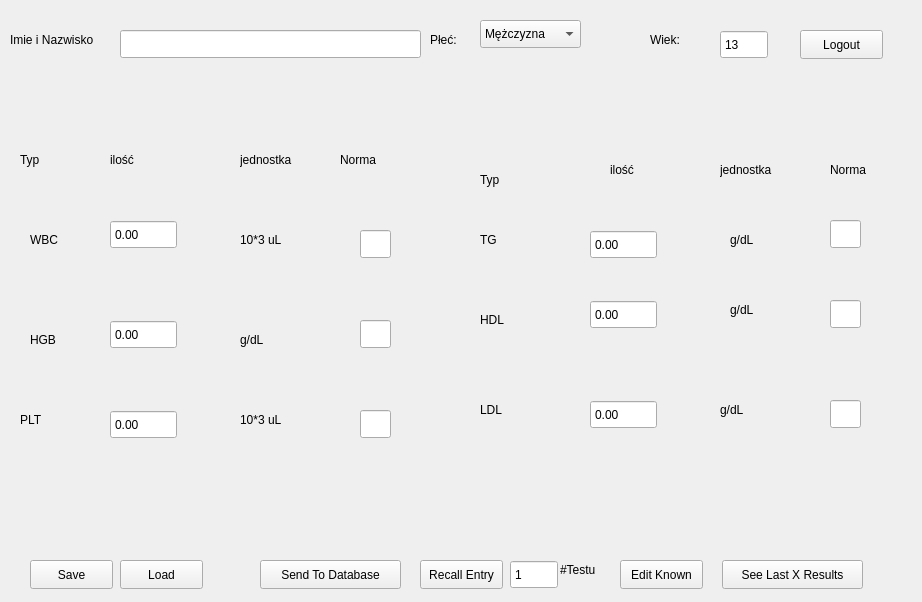
<?xml version="1.0" encoding="UTF-8"?>
<ui version="4.0">
 <class>Form</class>
 <widget class="QWidget" name="Form">
  <property name="geometry">
   <rect>
    <x>0</x>
    <y>0</y>
    <width>922</width>
    <height>602</height>
   </rect>
  </property>
  <property name="windowTitle">
   <string>Form</string>
  </property>
  <widget class="QLabel" name="label">
   <property name="geometry">
    <rect>
     <x>30</x>
     <y>230</y>
     <width>63</width>
     <height>20</height>
    </rect>
   </property>
   <property name="text">
    <string>WBC</string>
   </property>
  </widget>
  <widget class="QLabel" name="label_2">
   <property name="geometry">
    <rect>
     <x>240</x>
     <y>230</y>
     <width>63</width>
     <height>20</height>
    </rect>
   </property>
   <property name="text">
    <string>10*3 uL</string>
   </property>
  </widget>
  <widget class="QLineEdit" name="WBCNominal">
   <property name="geometry">
    <rect>
     <x>360</x>
     <y>230</y>
     <width>31</width>
     <height>28</height>
    </rect>
   </property>
   <property name="readOnly">
    <bool>true</bool>
   </property>
  </widget>
  <widget class="QLabel" name="label_3">
   <property name="geometry">
    <rect>
     <x>30</x>
     <y>330</y>
     <width>63</width>
     <height>20</height>
    </rect>
   </property>
   <property name="text">
    <string>HGB</string>
   </property>
  </widget>
  <widget class="QLabel" name="label_4">
   <property name="geometry">
    <rect>
     <x>240</x>
     <y>330</y>
     <width>63</width>
     <height>20</height>
    </rect>
   </property>
   <property name="text">
    <string>g/dL</string>
   </property>
  </widget>
  <widget class="QLineEdit" name="HGBNominal">
   <property name="geometry">
    <rect>
     <x>360</x>
     <y>320</y>
     <width>31</width>
     <height>28</height>
    </rect>
   </property>
   <property name="readOnly">
    <bool>true</bool>
   </property>
  </widget>
  <widget class="QLabel" name="label_5">
   <property name="geometry">
    <rect>
     <x>20</x>
     <y>410</y>
     <width>63</width>
     <height>20</height>
    </rect>
   </property>
   <property name="text">
    <string>PLT</string>
   </property>
  </widget>
  <widget class="QLabel" name="label_6">
   <property name="geometry">
    <rect>
     <x>240</x>
     <y>410</y>
     <width>63</width>
     <height>20</height>
    </rect>
   </property>
   <property name="text">
    <string>10*3 uL</string>
   </property>
  </widget>
  <widget class="QLineEdit" name="PLTNominal">
   <property name="geometry">
    <rect>
     <x>360</x>
     <y>410</y>
     <width>31</width>
     <height>28</height>
    </rect>
   </property>
   <property name="readOnly">
    <bool>true</bool>
   </property>
  </widget>
  <widget class="QLabel" name="label_7">
   <property name="geometry">
    <rect>
     <x>480</x>
     <y>230</y>
     <width>63</width>
     <height>20</height>
    </rect>
   </property>
   <property name="text">
    <string>TG</string>
   </property>
  </widget>
  <widget class="QLabel" name="label_8">
   <property name="geometry">
    <rect>
     <x>480</x>
     <y>310</y>
     <width>63</width>
     <height>20</height>
    </rect>
   </property>
   <property name="text">
    <string>HDL</string>
   </property>
  </widget>
  <widget class="QLabel" name="label_10">
   <property name="geometry">
    <rect>
     <x>730</x>
     <y>300</y>
     <width>63</width>
     <height>20</height>
    </rect>
   </property>
   <property name="text">
    <string>g/dL</string>
   </property>
  </widget>
  <widget class="QLabel" name="label_11">
   <property name="geometry">
    <rect>
     <x>730</x>
     <y>230</y>
     <width>63</width>
     <height>20</height>
    </rect>
   </property>
   <property name="text">
    <string>g/dL</string>
   </property>
  </widget>
  <widget class="QLineEdit" name="HDLNominal">
   <property name="geometry">
    <rect>
     <x>830</x>
     <y>300</y>
     <width>31</width>
     <height>28</height>
    </rect>
   </property>
   <property name="readOnly">
    <bool>true</bool>
   </property>
  </widget>
  <widget class="QLineEdit" name="TGNominal">
   <property name="geometry">
    <rect>
     <x>830</x>
     <y>220</y>
     <width>31</width>
     <height>28</height>
    </rect>
   </property>
   <property name="readOnly">
    <bool>true</bool>
   </property>
  </widget>
  <widget class="QLabel" name="label_9">
   <property name="geometry">
    <rect>
     <x>480</x>
     <y>400</y>
     <width>63</width>
     <height>20</height>
    </rect>
   </property>
   <property name="text">
    <string>LDL</string>
   </property>
  </widget>
  <widget class="QLabel" name="label_12">
   <property name="geometry">
    <rect>
     <x>720</x>
     <y>400</y>
     <width>63</width>
     <height>20</height>
    </rect>
   </property>
   <property name="text">
    <string>g/dL</string>
   </property>
  </widget>
  <widget class="QLineEdit" name="LDLNominal">
   <property name="geometry">
    <rect>
     <x>830</x>
     <y>400</y>
     <width>31</width>
     <height>28</height>
    </rect>
   </property>
   <property name="readOnly">
    <bool>true</bool>
   </property>
  </widget>
  <widget class="QLineEdit" name="Dane">
   <property name="geometry">
    <rect>
     <x>120</x>
     <y>30</y>
     <width>301</width>
     <height>28</height>
    </rect>
   </property>
  </widget>
  <widget class="QPushButton" name="saveb">
   <property name="geometry">
    <rect>
     <x>30</x>
     <y>560</y>
     <width>83</width>
     <height>29</height>
    </rect>
   </property>
   <property name="text">
    <string>Save</string>
   </property>
  </widget>
  <widget class="QPushButton" name="databaseb">
   <property name="geometry">
    <rect>
     <x>260</x>
     <y>560</y>
     <width>141</width>
     <height>29</height>
    </rect>
   </property>
   <property name="text">
    <string>Send To Database</string>
   </property>
  </widget>
  <widget class="QPushButton" name="lastb">
   <property name="geometry">
    <rect>
     <x>722</x>
     <y>560</y>
     <width>141</width>
     <height>29</height>
    </rect>
   </property>
   <property name="text">
    <string>See Last X Results</string>
   </property>
  </widget>
  <widget class="QLabel" name="label_13">
   <property name="geometry">
    <rect>
     <x>10</x>
     <y>30</y>
     <width>111</width>
     <height>20</height>
    </rect>
   </property>
   <property name="text">
    <string>Imie i Nazwisko</string>
   </property>
  </widget>
  <widget class="QLabel" name="label_14">
   <property name="geometry">
    <rect>
     <x>430</x>
     <y>30</y>
     <width>63</width>
     <height>20</height>
    </rect>
   </property>
   <property name="text">
    <string>Płeć:</string>
   </property>
  </widget>
  <widget class="QLabel" name="label_15">
   <property name="geometry">
    <rect>
     <x>650</x>
     <y>30</y>
     <width>63</width>
     <height>20</height>
    </rect>
   </property>
   <property name="text">
    <string>Wiek:</string>
   </property>
  </widget>
  <widget class="QPushButton" name="loadb">
   <property name="geometry">
    <rect>
     <x>120</x>
     <y>560</y>
     <width>83</width>
     <height>29</height>
    </rect>
   </property>
   <property name="text">
    <string>Load</string>
   </property>
  </widget>
  <widget class="QDoubleSpinBox" name="WBC">
   <property name="geometry">
    <rect>
     <x>110</x>
     <y>220</y>
     <width>67</width>
     <height>29</height>
    </rect>
   </property>
   <property name="buttonSymbols">
    <enum>QAbstractSpinBox::NoButtons</enum>
   </property>
   <property name="decimals">
    <number>2</number>
   </property>
   <property name="maximum">
    <double>9999.989999999999782</double>
   </property>
  </widget>
  <widget class="QDoubleSpinBox" name="HGB">
   <property name="geometry">
    <rect>
     <x>110</x>
     <y>320</y>
     <width>67</width>
     <height>29</height>
    </rect>
   </property>
   <property name="buttonSymbols">
    <enum>QAbstractSpinBox::NoButtons</enum>
   </property>
   <property name="maximum">
    <double>9999.989999999999782</double>
   </property>
  </widget>
  <widget class="QDoubleSpinBox" name="PLT">
   <property name="geometry">
    <rect>
     <x>110</x>
     <y>410</y>
     <width>67</width>
     <height>29</height>
    </rect>
   </property>
   <property name="buttonSymbols">
    <enum>QAbstractSpinBox::NoButtons</enum>
   </property>
   <property name="maximum">
    <double>9999.989999999999782</double>
   </property>
  </widget>
  <widget class="QDoubleSpinBox" name="TG">
   <property name="geometry">
    <rect>
     <x>590</x>
     <y>230</y>
     <width>67</width>
     <height>29</height>
    </rect>
   </property>
   <property name="buttonSymbols">
    <enum>QAbstractSpinBox::NoButtons</enum>
   </property>
   <property name="maximum">
    <double>9999.989999999999782</double>
   </property>
  </widget>
  <widget class="QDoubleSpinBox" name="HDL">
   <property name="geometry">
    <rect>
     <x>590</x>
     <y>300</y>
     <width>67</width>
     <height>29</height>
    </rect>
   </property>
   <property name="buttonSymbols">
    <enum>QAbstractSpinBox::NoButtons</enum>
   </property>
   <property name="maximum">
    <double>9999.989999999999782</double>
   </property>
  </widget>
  <widget class="QDoubleSpinBox" name="LDL">
   <property name="geometry">
    <rect>
     <x>590</x>
     <y>400</y>
     <width>67</width>
     <height>29</height>
    </rect>
   </property>
   <property name="buttonSymbols">
    <enum>QAbstractSpinBox::NoButtons</enum>
   </property>
   <property name="maximum">
    <double>9999.989999999999782</double>
   </property>
  </widget>
  <widget class="QSpinBox" name="Wiek">
   <property name="geometry">
    <rect>
     <x>720</x>
     <y>30</y>
     <width>48</width>
     <height>29</height>
    </rect>
   </property>
   <property name="frame">
    <bool>true</bool>
   </property>
   <property name="buttonSymbols">
    <enum>QAbstractSpinBox::NoButtons</enum>
   </property>
   <property name="minimum">
    <number>13</number>
   </property>
   <property name="maximum">
    <number>999</number>
   </property>
  </widget>
  <widget class="QComboBox" name="Plec">
   <property name="geometry">
    <rect>
     <x>480</x>
     <y>20</y>
     <width>101</width>
     <height>28</height>
    </rect>
   </property>
   <item>
    <property name="text">
     <string>Mężczyzna</string>
    </property>
   </item>
   <item>
    <property name="text">
     <string>Kobieta</string>
    </property>
   </item>
  </widget>
  <widget class="QSpinBox" name="id">
   <property name="geometry">
    <rect>
     <x>510</x>
     <y>560</y>
     <width>48</width>
     <height>29</height>
    </rect>
   </property>
   <property name="frame">
    <bool>true</bool>
   </property>
   <property name="buttonSymbols">
    <enum>QAbstractSpinBox::NoButtons</enum>
   </property>
   <property name="minimum">
    <number>1</number>
   </property>
   <property name="maximum">
    <number>999</number>
   </property>
  </widget>
  <widget class="QPushButton" name="recallb">
   <property name="geometry">
    <rect>
     <x>420</x>
     <y>560</y>
     <width>83</width>
     <height>29</height>
    </rect>
   </property>
   <property name="text">
    <string>Recall Entry</string>
   </property>
  </widget>
  <widget class="QPushButton" name="editb">
   <property name="geometry">
    <rect>
     <x>620</x>
     <y>560</y>
     <width>83</width>
     <height>29</height>
    </rect>
   </property>
   <property name="text">
    <string>Edit Known</string>
   </property>
  </widget>
  <widget class="QLabel" name="label_16">
   <property name="geometry">
    <rect>
     <x>560</x>
     <y>560</y>
     <width>63</width>
     <height>20</height>
    </rect>
   </property>
   <property name="text">
    <string>#Testu</string>
   </property>
  </widget>
  <widget class="QPushButton" name="logoutb">
   <property name="geometry">
    <rect>
     <x>800</x>
     <y>30</y>
     <width>83</width>
     <height>29</height>
    </rect>
   </property>
   <property name="text">
    <string>Logout</string>
   </property>
  </widget>
  <widget class="QLabel" name="label_17">
   <property name="geometry">
    <rect>
     <x>20</x>
     <y>150</y>
     <width>63</width>
     <height>20</height>
    </rect>
   </property>
   <property name="text">
    <string>Typ</string>
   </property>
  </widget>
  <widget class="QLabel" name="label_18">
   <property name="geometry">
    <rect>
     <x>480</x>
     <y>170</y>
     <width>63</width>
     <height>20</height>
    </rect>
   </property>
   <property name="text">
    <string>Typ</string>
   </property>
  </widget>
  <widget class="QLabel" name="label_19">
   <property name="geometry">
    <rect>
     <x>110</x>
     <y>150</y>
     <width>63</width>
     <height>20</height>
    </rect>
   </property>
   <property name="text">
    <string>ilość</string>
   </property>
  </widget>
  <widget class="QLabel" name="label_20">
   <property name="geometry">
    <rect>
     <x>610</x>
     <y>160</y>
     <width>63</width>
     <height>20</height>
    </rect>
   </property>
   <property name="text">
    <string>ilość</string>
   </property>
  </widget>
  <widget class="QLabel" name="label_21">
   <property name="geometry">
    <rect>
     <x>240</x>
     <y>150</y>
     <width>63</width>
     <height>20</height>
    </rect>
   </property>
   <property name="text">
    <string>jednostka</string>
   </property>
  </widget>
  <widget class="QLabel" name="label_22">
   <property name="geometry">
    <rect>
     <x>720</x>
     <y>160</y>
     <width>63</width>
     <height>20</height>
    </rect>
   </property>
   <property name="text">
    <string>jednostka</string>
   </property>
  </widget>
  <widget class="QLabel" name="label_23">
   <property name="geometry">
    <rect>
     <x>340</x>
     <y>150</y>
     <width>63</width>
     <height>20</height>
    </rect>
   </property>
   <property name="text">
    <string>Norma</string>
   </property>
  </widget>
  <widget class="QLabel" name="label_24">
   <property name="geometry">
    <rect>
     <x>830</x>
     <y>160</y>
     <width>63</width>
     <height>20</height>
    </rect>
   </property>
   <property name="text">
    <string>Norma</string>
   </property>
  </widget>
 </widget>
 <resources/>
 <connections/>
</ui>
